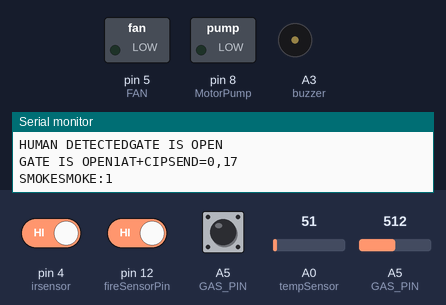
Recording of a sketch running on a simulated Arduino Uno, built with avr-gcc and run on an emulated ATmega328P. On the bench: switched loads named in the sketch (green lamp = pin HIGH), buzzer (waves = sounding, pin HIGH), the last lines printed to the serial monitor. The inputs (shaded band) are chosen by the test bench; at power-on: pin 12 (fireSensorPin) HIGH, pin 4 (irsensor) HIGH, A0 (tempSensor) = 51, A5 (GAS_PIN) HIGH, A5 (GAS_PIN) = 512.

Above: at 8.6 s.
8.7 s: pin 12 (fireSensorPin) driven LOW
At 11.7 s:
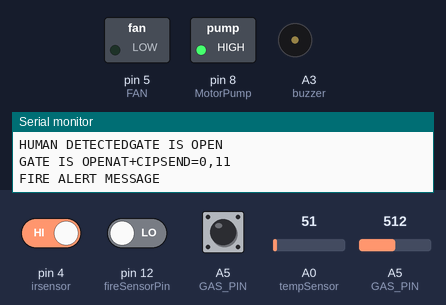
At 13.3 s:
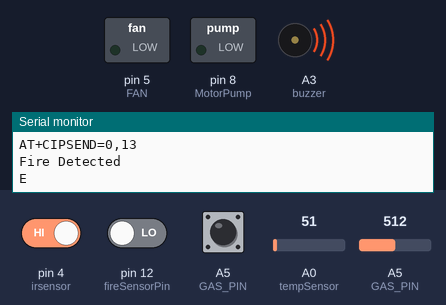
Timing chart, 0 to 17.5 s (numbered marks = the images above; inputs shaded):
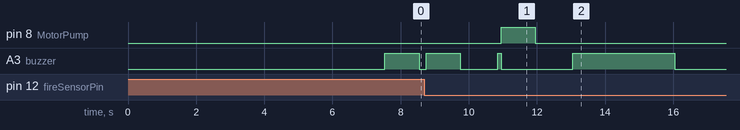

Measured:
- after the input at 8.7 s, pin 8 (MotorPump): LOW → HIGH after 2.2 s, → LOW 1.0 s later

The sketch:

IOT_AUTOMATION11.ino
```cpp
#include <SoftwareSerial.h>
SoftwareSerial mySerial(6, 7); // RX, TX

#include <string.h>
#include <stdio.h>
#include <stdlib.h>
const int IN1=10;
const int IN2=11;
const int GAS_PIN = A5;
const int led1=3;
const int led2=A2;
const int ldrpin=A1;
//const int current=
const int buzzer=A3;
//int ldrstatus=0;


int GAS_VALUE;
const int buzzerPin = 2;
const int MotorPump = 8;
const int FAN = 5;
float sample,data,exceed;
 int temp1;
 const int irsensor=4;
 void rfid(void);
 char ch=0,temp[20];
String str="";
const int fireSensorPin = 12;
const int tempSensor=A0;
int max_temp = 60;
int lrdstatus=0;
void setup() {
  // put your setup code here, to run once:
Serial.begin(115200);
mySerial.begin(9600);

pinMode(GAS_PIN,INPUT);
pinMode(IN1,OUTPUT);
pinMode(IN1,OUTPUT);
pinMode(buzzer,OUTPUT);
pinMode(MotorPump,OUTPUT);
pinMode(FAN,OUTPUT);
  //sample=(Q2HX711.read()/100);

  pinMode(IN1,LOW);
  pinMode(IN2,LOW);
  //digitalWrite(buzzer,LOW);
  pinMode(FAN,HIGH);
   pinMode(GAS_PIN,LOW);
    pinMode(ldrpin,INPUT);
     pinMode(led1,INPUT);
      pinMode(led2,INPUT);
   pinMode(irsensor,INPUT);


  pinMode(fireSensorPin, INPUT);
  //pinMode(fireSensorPin,LOW);
   WIFI();
      Serial.write("AT+CIPSEND=0,11\r\n"); // MULTIPLE MODE SELECTION
      delay(50);
      Serial.write("IOT BASED INDUSTRIAL PRODUCTION");
      delay(50);
      Serial.write("\n\r\r"); // MULTIPLE MODE SELECTION
      delay(1000);

}

void loop()
{
  //lcd.setCursor(0, 0);


  // put your main code here, t8o run repeatedly:
  Serial.println(tempSensor);
  Serial.println("Degree Celcious");
//  digitalWrite(buzzer,HIGH);
//  delay(1000);
//  digitalWrite(buzzer,LOW);

  RFID_MONITOR();
  TEMP_MONITOR();
   MOTOR_STP();
  IR1();
  Fire_Monitor();


  GAS_MONITOR();

  LDR_MONITOR();
  //delay(1000);

}
 void TEMP_MONITOR(void)
 {
int  TEMP_VALUE= analogRead(tempSensor);
  Serial.println(TEMP_VALUE);
 if(analogRead(TEMP_VALUE) == HIGH)
   {
    Serial.println(TEMP_VALUE);

//        digitalWrite(buzzer, HIGH);
//        delay(1000);
//        digitalWrite(buzzer, LOW);
//        delay(100);


        Serial.write("AT+CIPSEND=0,11\r\n"); // MULTIPLE MODE SELECTION
      delay(50);
      Serial.write("Temperature Alert");
      delay(50);
      Serial.write("\n\r\r"); // MULTIPLE MODE SELECTION
      delay(1000);

         // gas alert message
        digitalWrite(buzzer, LOW);
        delay(3000);
        digitalWrite(buzzer, LOW);
        delay(3000);
       digitalWrite(FAN, HIGH);

   }
 }
 void LDR_MONITOR()
 {
  int ldrstatus=analogRead(ldrpin);
  Serial.println(ldrstatus);

  if(ldrstatus<=1000)
  {
    digitalWrite(led1,LOW);
    digitalWrite(led2,LOW);

    Serial.println("First led is OFF");
    Serial.println("Second led is OFF");
    Serial.println(ldrstatus);

  }
  else
  {
    digitalWrite(led1,HIGH);
    digitalWrite(led2,HIGH);
    Serial.println("First led is ON");
    Serial.println("Second led is ON");
    Serial.println(ldrstatus);
    delay(100);
  }
 }


void Fire_Monitor (void)
{
  if(digitalRead(fireSensorPin) == LOW)
   {

        Serial.write("AT+CIPSEND=0,11\r\n"); // MULTIPLE MODE SELECTION
      delay(50);
      Serial.write("FIRE ALERT MESSAGE");
      delay(50);
      Serial.write("\n\r\r"); // MULTIPLE MODE SELECTION
      delay(1000);
  digitalWrite(buzzer, HIGH);
        delay(100);
        digitalWrite(buzzer, LOW);


        digitalWrite(MotorPump, HIGH);
        delay(1000);
        digitalWrite(MotorPump, LOW);


        Serial.write("AT+CIPSEND=0,13\r\n"); // MULTIPLE MODE SELECTION
        delay(50);
        Serial.write("Fire Detected");
        delay(50);
        Serial.write("\n\r\r");
        delay(1000);

        Serial.write('E');
       // WIFISerial.print(myWIFISerial.write('E'));
       // fire alert message
        digitalWrite(buzzer, HIGH);
        delay(3000);
        digitalWrite(buzzer, LOW);
        delay(3000);
        digitalWrite(FAN, LOW);

        digitalWrite(MotorPump, LOW);

        digitalWrite(IN1,HIGH);
        delay(1000);
        digitalWrite(IN2,LOW);

    }
}
 void RFID_MONITOR(void)
 {
  if(mySerial.available()>0) //RFID
    {
    //Serial.print(ch=Serial.read());
      str=mySerial.readString();
    //delay(1000);
      //Serial.print(str);
     if(str!="")
     {//Serial.print(str);
      str.toCharArray(temp, 13);
      temp[11]='\0';
      Serial.write("AT+CIPSEND=0,16\r\n"); // MULTIPLE MODE SELECTION
      delay(50);
      Serial.write(temp);
      delay(50);
      Serial.write("rfid loop");
       delay(50);
      Serial.write("\n\r\r"); // MULTIPLE MODE SELECTION
      delay(1000);

      Serial.print(temp);
      Serial.println("rfid loop");

      if(!strcmp(temp,"$0001304985"))
      {
           Serial.println("rfid matched");
           Serial.write("rfid matched");
           delay(50);

          MOTOR_FWD();


          //Serial.println("waitng for sensor value");
          while( !digitalRead(irsensor) );
          //Serial.println("after while loop");
          MOTOR_FWD();
          delay(10);
          MOTOR_BWD();

      }
      //Serial.print("comp");
      else
      {
            Serial.println("rfid mismatched");
            Serial.write("rfid mismatched");
            delay(50);

            digitalWrite(buzzerPin, LOW);
            delay(1000);
            digitalWrite(buzzerPin, HIGH);
      }
      //Serial.print("not comp");
        str="";}
     //rfid();
    }


 }

void GAS_MONITOR(void)
{
  GAS_VALUE= digitalRead(GAS_PIN);
  Serial.print(GAS_VALUE);
   Serial.write("AT+CIPSEND=0,17\r\n"); // MULTIPLE MODE SELECTION
      delay(50);
      Serial.write("SMOKE");
      delay(50);

  Serial.print("SMOKE:");
  Serial.println(GAS_VALUE);
if(GAS_VALUE == LOW)
{

  Serial.println("SMOKE DETECTED");
  delay(50);


  delay(100);
  digitalWrite(buzzerPin, HIGH);

  Serial.write("DETECTED");
  delay(50);
  Serial.println("DETECTED");
//  digitalWrite(buzzerPin, HIGH);
//  delay(1000);
//   digitalWrite(buzzerPin, LOW);
//  delay(100);
//  lcd.print("DETECTED");
 // lcd.clear();

  for(int i=0;i<5;i++)
  {
  digitalWrite(buzzerPin, HIGH);
  delay(500);
  digitalWrite(buzzerPin, LOW);
  delay(500);
  }
  MOTOR_Condition();
  Fan_Light();
//  SendSms("9632871904","SMOKE DETECTED");
  delay(2000);

  }
}
void MOTOR_FWD()
{
  digitalWrite(IN1,HIGH);
  //delay(10);
  digitalWrite(IN2,LOW);
  delay(100);
  Serial.println("GATE IS OPEN");
  Serial.write("GATE IS OPEN");


  }
  void MOTOR_BWD()
{
  digitalWrite(IN1,LOW);

  digitalWrite(IN2,LOW);
  delay(100);
  Serial.println("GATE IS CLOSING");
   Serial.write("GATE IS CLOSING");
//  lcd.print("GATE IS CLOSING");
 // lcd.clear();


  }
    void MOTOR_STP()
{
  digitalWrite(IN1,LOW);

  digitalWrite(IN2,LOW);
  Serial.println("GATE IS CLOSED");
   Serial.write("GATE IS CLOSED");


  }
  void MOTOR_Condition()
  {
    MOTOR_BWD();
    delay(2000);
    MOTOR_STP();
    delay(10);


    }
   void Fan_Light()
   {
    digitalWrite(FAN,HIGH);
    delay(10000);
    digitalWrite(FAN,LOW);


    digitalWrite(MotorPump,HIGH);
    delay(1000);
    digitalWrite(MotorPump,LOW);
    Serial.println("PUMP is ON");
     Serial.write("PUMP IS ON");
    Serial.println("Exhaust fan is ON");
     Serial.write("EXHAUST FAN IS ON");

    Serial.write("PUMP IS ON");


    MOTOR_FWD();
    delay(1000);
    Serial.println("GATE IS OPEN");
    Serial.write("GATE IS OPEN");


    }
    void IR1 (void)
    {
      if(digitalRead(irsensor)== LOW)
      {

      Serial.write("NO HUMAN DETECTED");
      Serial.println("No HUMAN DETECTED");
      MOTOR_Condition();


    }
    else
    {

      Serial.println(" HUMAN DETECTED");
      Serial.write("HUMAN DETECTED");
       MOTOR_FWD();
       digitalWrite(buzzer,HIGH);
       delay(1000);
       digitalWrite(buzzer,LOW);


    }

    }
    void WIFI(void)
{
  String BUFF, buff_1;
  char ch;

  Serial.print('A');
  delay(10);
  Serial.print('T');
  delay(10);
  Serial.print('E');
  delay(10);
  Serial.print('0');
  delay(10);
  Serial.print("\r\n");

  Serial.print("1");

  Serial.print(Serial.readString());
  delay(50);
  Serial.write("AT\r\n");
   Serial.print("2");
  Serial.print(Serial.readString());
  delay(50);

  Serial.write("AT+CWMODE=2\r\n");
   Serial.print("3");
  Serial.print(Serial.readString());
  delay(50);

  Serial.write("AT+CIPMUX=1\r\n");
   Serial.print("8");
  Serial.print(Serial.readString());
  delay(50);

  Serial.write("AT+CIPSERVER=1,80\r\n");
 Serial.print("9");
  Serial.print(Serial.readString());
  delay(50);

  Serial.write("AT+CIFSR\r\n");
  Serial.print("10");
  Serial.print(Serial.readString());
  delay(50);

}
//    void GAS_weight()
//    {
//       scale.set_scale(calibration_factor); //Adjust to this calibration factor
//  Serial.print("Reading: ");
//  Serial.print(scale.get_units(), 1);
//  Serial.print(" lbs"); //Change this to kg and re-adjust the calibration factor if you follow SI units like a sane person
//  Serial.print(" calibration_factor: ");
//  Serial.print(calibration_factor);
//  Serial.println();
//  if(Serial.available())
//  {
//    char temp = Serial.read();
//    if(temp == '+' || temp == 'a')
//      calibration_factor += 10;
//    else if(temp == '-' || temp == 'z')
//      calibration_factor -= 10;
//  if(temp>3.0)
//  {
//    lcd.clear();
//    lcd.setCursor(0, 0);
//    lcd.print("GAS=");
//    lcd.print(temp);
//
//    if(data<100)
//    {
//      lcd.clear();
//    lcd.setCursor(0, 0);
//    lcd.print("CYLINDER IS");
//    lcd.setCursor(0, 1);
//     lcd.print("LOW");
// //    intGsm("       ","CYLINDER IS LOW");
//
//     lcd.clear();
//    lcd.setCursor(0, 0);
//    lcd.print("BOOKING GAS");
//   //  intGsm("        ","CUSTOMSER ID");
//     lcd.clear();
//    lcd.setCursor(0, 0);
//    lcd.print("GAS BOOKED");
//     delay(2000);
//      }
//  }
//  else
//  {
//    lcd.clear();
//    lcd.setCursor(0, 0);
//    lcd.print("GAS=0.0");
//    lcd.print(temp);
//    }
//
//  delay(500);
//    }
//    }

//   void SendSms( char *num1, char * str1 )
//{
//  Serial.println("DOOR I");
//    char buff[10],i=0;
//    Serial.write('A');
//    delay(100);
//    Serial.write('T');
//    delay(100);
//    Serial.write('E');
//    delay(100);
//    Serial.write('0');
//    delay(100);
//    Serial.write('\r');
//
//    //*****************************************
//    Serial.write("AT+CMGF=1\r"); //Initialize GSM For mobile
//    delay(2000);
//    Serial.write("AT+CMGS=\"");
//    delay(2000);
//    Serial.write(num1);
//    delay(2000);
//    Serial.write("\"\r");
//    Serial.write(str1);
//    delay(2000);
//    Serial.write(26);
//    delay(2000);
//    Serial.print("sms sent");
//
//}
```
